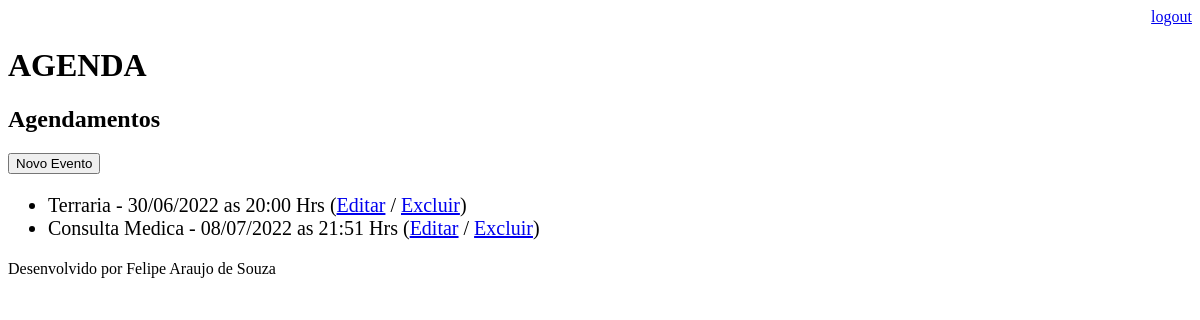
/agenda/ (signed in), run on an earlier commit of the app's database.
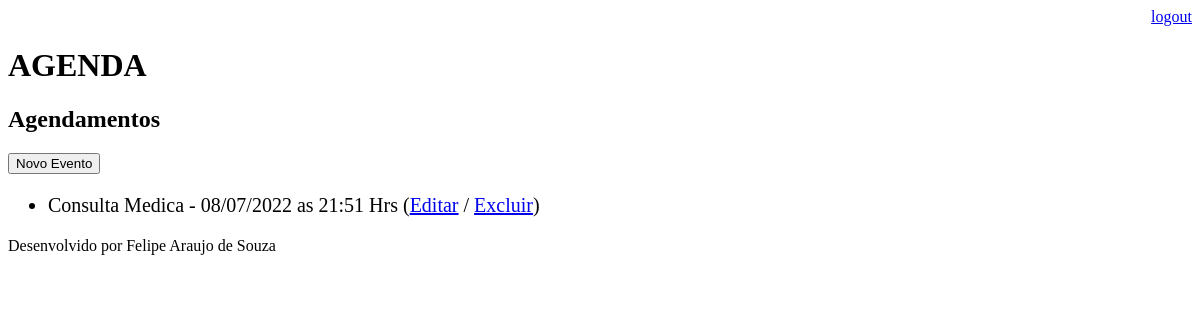
And on a later commit of the database.
### core/models.py (models this page shows, shortened)
class Evento(models.Model):
    titulo = models.CharField(max_length=100)
    descricao = models.TextField(blank=True, null=True)
    data_evento = models.DateTimeField(verbose_name="Data do Evento")
    data_criacao = models.DateTimeField(auto_now=True)
    usuario = models.ForeignKey(User, on_delete=models.CASCADE)
    class Meta:
        db_table = "evento"
    def get_data_evento(self):
        return self.data_evento.strftime("%d/%m/%Y as %H:%M Hrs")

### core/views.py (the view)
# urls.py: path("agenda/", views.lista_eventos),
@login_required(login_url="/login/")
def lista_eventos(request):
    usuario = request.user
    evento = Evento.objects.filter(usuario=usuario)
    dados = {"eventos": evento}
    return render(request, "agendas.html", dados)

### templates/agendas.html
{% extends "model-page.html" %}
{% block content %}
    <h2>Agendamentos</h2>
    <a href="evento/">
        <button type="button">Novo Evento</button>
    </a>
    <ul style="font-size: 20px">
    {% for evento in eventos %}
        <li>
            {{evento.titulo}} - {{evento.get_data_evento}}
            (<a href="evento/?id={{ evento.id }}">Editar</a>
            / <a href="evento/delete/{{ evento.id }}/">Excluir</a>)
        </li>
    {% endfor %}
    </ul>
{% endblock %}

What changed in the data, as far as the page shows it:
no longer on this page (row edited): Evento: titulo "Terraria", get_data_evento "30/06/2022 as 20:00 Hrs"
